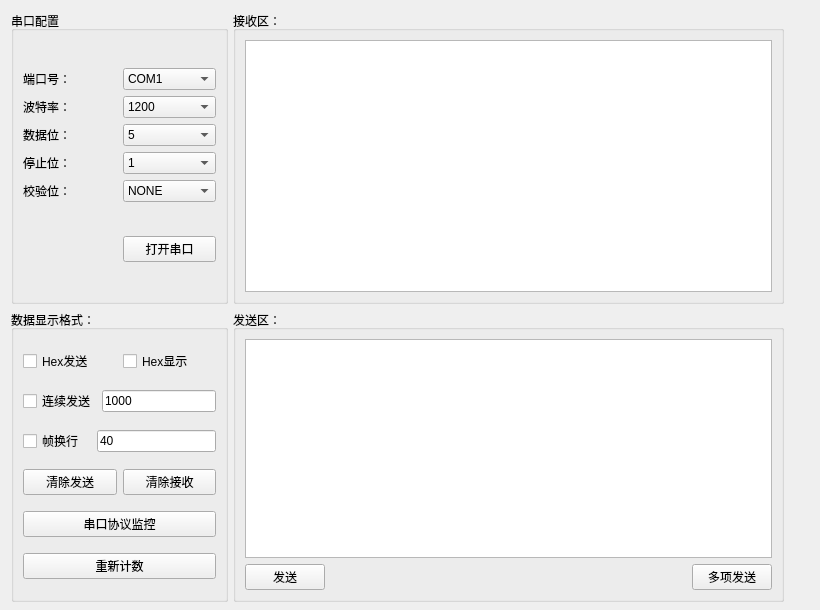
<?xml version="1.0" encoding="UTF-8"?>
<ui version="4.0">
 <class>serialwindow</class>
 <widget class="QWidget" name="serialwindow">
  <property name="geometry">
   <rect>
    <x>0</x>
    <y>0</y>
    <width>820</width>
    <height>610</height>
   </rect>
  </property>
  <property name="windowTitle">
   <string>Form</string>
  </property>
  <widget class="QWidget" name="layoutWidget">
   <property name="geometry">
    <rect>
     <x>233</x>
     <y>11</y>
     <width>551</width>
     <height>591</height>
    </rect>
   </property>
   <layout class="QVBoxLayout" name="verticalLayout_9">
    <item>
     <widget class="QGroupBox" name="groupBox_4">
      <property name="title">
       <string>接收区：</string>
      </property>
      <layout class="QHBoxLayout" name="horizontalLayout_14">
       <item>
        <widget class="QTextBrowser" name="Serial_Receive_text_window"/>
       </item>
      </layout>
     </widget>
    </item>
    <item>
     <widget class="QGroupBox" name="groupBox_5">
      <property name="title">
       <string>发送区：</string>
      </property>
      <layout class="QVBoxLayout" name="verticalLayout_10">
       <item>
        <layout class="QVBoxLayout" name="verticalLayout_11">
         <item>
          <widget class="QTextEdit" name="Serial_send_text_window"/>
         </item>
         <item>
          <layout class="QHBoxLayout" name="horizontalLayout_12">
           <item>
            <widget class="QPushButton" name="Serial_send_button">
             <property name="text">
              <string>发送</string>
             </property>
            </widget>
           </item>
           <item>
            <spacer name="horizontalSpacer_2">
             <property name="orientation">
              <enum>Qt::Horizontal</enum>
             </property>
             <property name="sizeHint" stdset="0">
              <size>
               <width>248</width>
               <height>20</height>
              </size>
             </property>
            </spacer>
           </item>
           <item>
            <widget class="QPushButton" name="Serial_manysend_button">
             <property name="text">
              <string>多项发送</string>
             </property>
            </widget>
           </item>
          </layout>
         </item>
        </layout>
       </item>
      </layout>
     </widget>
    </item>
   </layout>
  </widget>
  <widget class="QWidget" name="layoutWidget_2">
   <property name="geometry">
    <rect>
     <x>11</x>
     <y>11</y>
     <width>217</width>
     <height>591</height>
    </rect>
   </property>
   <layout class="QVBoxLayout" name="verticalLayout_12">
    <item>
     <widget class="QGroupBox" name="SerialConf">
      <property name="autoFillBackground">
       <bool>false</bool>
      </property>
      <property name="title">
       <string>串口配置</string>
      </property>
      <layout class="QVBoxLayout" name="verticalLayout_4">
       <item>
        <layout class="QVBoxLayout" name="verticalLayout_13">
         <item>
          <layout class="QHBoxLayout" name="horizontalLayout_15">
           <item>
            <widget class="QLabel" name="Serial_Label_PortBox">
             <property name="text">
              <string>端口号：</string>
             </property>
            </widget>
           </item>
           <item>
            <widget class="QComboBox" name="Serial_PortBox">
             <item>
              <property name="text">
               <string>COM1</string>
              </property>
             </item>
            </widget>
           </item>
          </layout>
         </item>
         <item>
          <layout class="QHBoxLayout" name="horizontalLayout_16">
           <item>
            <widget class="QLabel" name="Serial_Label_BaudRateBox">
             <property name="text">
              <string>波特率：</string>
             </property>
            </widget>
           </item>
           <item>
            <widget class="QComboBox" name="Serial_BaudRateBox">
             <property name="currentText">
              <string>1200</string>
             </property>
             <item>
              <property name="text">
               <string>1200</string>
              </property>
             </item>
             <item>
              <property name="text">
               <string>2400</string>
              </property>
             </item>
             <item>
              <property name="text">
               <string>4800</string>
              </property>
             </item>
             <item>
              <property name="text">
               <string>9600</string>
              </property>
             </item>
             <item>
              <property name="text">
               <string>14400</string>
              </property>
             </item>
             <item>
              <property name="text">
               <string>19200</string>
              </property>
             </item>
             <item>
              <property name="text">
               <string>38400</string>
              </property>
             </item>
             <item>
              <property name="text">
               <string>56000</string>
              </property>
             </item>
             <item>
              <property name="text">
               <string>57600</string>
              </property>
             </item>
             <item>
              <property name="text">
               <string>115200</string>
              </property>
             </item>
             <item>
              <property name="text">
               <string>194000</string>
              </property>
             </item>
             <item>
              <property name="text">
               <string>1800000</string>
              </property>
             </item>
            </widget>
           </item>
          </layout>
         </item>
         <item>
          <layout class="QHBoxLayout" name="horizontalLayout_17">
           <item>
            <widget class="QLabel" name="Serial_Label_DataBitBox">
             <property name="text">
              <string>数据位：</string>
             </property>
            </widget>
           </item>
           <item>
            <widget class="QComboBox" name="Serial_DataBitBox">
             <property name="currentText">
              <string>5</string>
             </property>
             <item>
              <property name="text">
               <string>5</string>
              </property>
             </item>
             <item>
              <property name="text">
               <string>6</string>
              </property>
             </item>
             <item>
              <property name="text">
               <string>7</string>
              </property>
             </item>
             <item>
              <property name="text">
               <string>8</string>
              </property>
             </item>
            </widget>
           </item>
          </layout>
         </item>
         <item>
          <layout class="QHBoxLayout" name="horizontalLayout_18">
           <item>
            <widget class="QLabel" name="Serial_Label_StopBitBox">
             <property name="text">
              <string>停止位：</string>
             </property>
            </widget>
           </item>
           <item>
            <widget class="QComboBox" name="Serial_StopBitBox">
             <item>
              <property name="text">
               <string>1</string>
              </property>
             </item>
             <item>
              <property name="text">
               <string>2</string>
              </property>
             </item>
            </widget>
           </item>
          </layout>
         </item>
         <item>
          <layout class="QHBoxLayout" name="horizontalLayout_19">
           <item>
            <widget class="QLabel" name="Serial_Label_CheckBitBox">
             <property name="text">
              <string>校验位：</string>
             </property>
            </widget>
           </item>
           <item>
            <widget class="QComboBox" name="Serial_CheckBitBox">
             <item>
              <property name="text">
               <string>NONE</string>
              </property>
             </item>
             <item>
              <property name="text">
               <string>ODD</string>
              </property>
             </item>
             <item>
              <property name="text">
               <string>EVEN</string>
              </property>
             </item>
            </widget>
           </item>
          </layout>
         </item>
        </layout>
       </item>
       <item>
        <layout class="QHBoxLayout" name="horizontalLayout_20">
         <item>
          <widget class="QLabel" name="Serial_Label_Open">
           <property name="styleSheet">
            <string notr="true">image: url(:/seialimage/close.png);</string>
           </property>
           <property name="text">
            <string/>
           </property>
          </widget>
         </item>
         <item>
          <widget class="QPushButton" name="Serial_Open">
           <property name="text">
            <string>打开串口</string>
           </property>
          </widget>
         </item>
        </layout>
       </item>
      </layout>
     </widget>
    </item>
    <item>
     <widget class="QGroupBox" name="groupBox_6">
      <property name="title">
       <string>数据显示格式：</string>
      </property>
      <layout class="QVBoxLayout" name="verticalLayout_14">
       <item>
        <layout class="QHBoxLayout" name="horizontalLayout_21">
         <item>
          <widget class="QCheckBox" name="Serial_checkBoxHexS">
           <property name="text">
            <string>Hex发送</string>
           </property>
          </widget>
         </item>
         <item>
          <widget class="QCheckBox" name="Serial_checkBoxHexR">
           <property name="mouseTracking">
            <bool>true</bool>
           </property>
           <property name="text">
            <string>Hex显示</string>
           </property>
           <property name="checked">
            <bool>false</bool>
           </property>
          </widget>
         </item>
        </layout>
       </item>
       <item>
        <layout class="QHBoxLayout" name="horizontalLayout_22">
         <item>
          <widget class="QCheckBox" name="Serial_checkBox_Continuous_send">
           <property name="text">
            <string>连续发送</string>
           </property>
          </widget>
         </item>
         <item>
          <widget class="QLineEdit" name="Serial_LineEdit_checkBox_Continuous_send">
           <property name="inputMask">
            <string/>
           </property>
           <property name="text">
            <string>1000</string>
           </property>
          </widget>
         </item>
        </layout>
       </item>
       <item>
        <layout class="QHBoxLayout" name="horizontalLayout_23">
         <item>
          <widget class="QCheckBox" name="Serial_checkBox_frameline">
           <property name="text">
            <string>帧换行  </string>
           </property>
          </widget>
         </item>
         <item>
          <widget class="QLineEdit" name="Serial_LineEdit_checkBox_frameline">
           <property name="inputMask">
            <string/>
           </property>
           <property name="text">
            <string>40</string>
           </property>
          </widget>
         </item>
        </layout>
       </item>
       <item>
        <layout class="QHBoxLayout" name="horizontalLayout_24">
         <item>
          <widget class="QPushButton" name="Serial_pushButtonclearsend">
           <property name="text">
            <string>清除发送</string>
           </property>
          </widget>
         </item>
         <item>
          <widget class="QPushButton" name="Serial_pushButtonclearrecv">
           <property name="text">
            <string>清除接收</string>
           </property>
          </widget>
         </item>
        </layout>
       </item>
       <item>
        <widget class="QPushButton" name="Serial_jiankong">
         <property name="text">
          <string>串口协议监控</string>
         </property>
        </widget>
       </item>
       <item>
        <widget class="QPushButton" name="Serial_count_rev">
         <property name="text">
          <string>重新计数</string>
         </property>
        </widget>
       </item>
      </layout>
     </widget>
    </item>
   </layout>
  </widget>
 </widget>
 <resources/>
 <connections/>
</ui>
